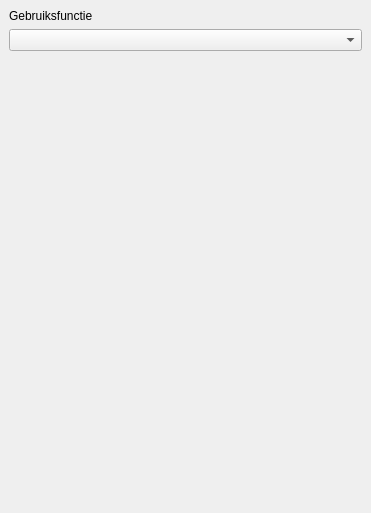
<?xml version="1.0" encoding="UTF-8"?>
<ui version="4.0">
 <class>Veiligheidsvoorziening</class>
 <widget class="QDockWidget" name="Veiligheidsvoorziening">
  <property name="geometry">
   <rect>
    <x>0</x>
    <y>0</y>
    <width>371</width>
    <height>513</height>
   </rect>
  </property>
  <property name="features">
   <set>QDockWidget::DockWidgetMovable</set>
  </property>
  <property name="windowTitle">
   <string>Gebruiksfuncties</string>
  </property>
  <widget class="QWidget" name="dockWidgetContents">
   <layout class="QGridLayout" name="gridLayout">
    <item row="0" column="0">
     <layout class="QVBoxLayout" name="verticalLayout">
      <property name="sizeConstraint">
       <enum>QLayout::SetNoConstraint</enum>
      </property>
      <item>
       <widget class="QLabel" name="label_4">
        <property name="text">
         <string>Gebruiksfunctie</string>
        </property>
       </widget>
      </item>
      <item>
       <widget class="QComboBox" name="gebruiksfunctie_type_id"/>
      </item>
      <item>
       <spacer name="verticalSpacer">
        <property name="orientation">
         <enum>Qt::Vertical</enum>
        </property>
        <property name="sizeHint" stdset="0">
         <size>
          <width>0</width>
          <height>0</height>
         </size>
        </property>
       </spacer>
      </item>
     </layout>
    </item>
   </layout>
  </widget>
 </widget>
 <resources/>
 <connections/>
</ui>
